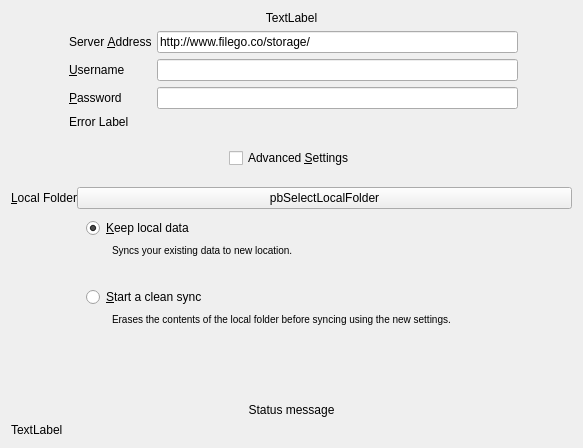
<?xml version="1.0" encoding="UTF-8"?>
<ui version="4.0">
 <class>OwncloudSetupPage</class>
 <widget class="QWidget" name="OwncloudSetupPage">
  <property name="geometry">
   <rect>
    <x>0</x>
    <y>0</y>
    <width>583</width>
    <height>448</height>
   </rect>
  </property>
  <property name="sizePolicy">
   <sizepolicy hsizetype="Preferred" vsizetype="Maximum">
    <horstretch>0</horstretch>
    <verstretch>0</verstretch>
   </sizepolicy>
  </property>
  <property name="windowTitle">
   <string>Form</string>
  </property>
  <layout class="QGridLayout" name="gridLayout_2">
   <property name="sizeConstraint">
    <enum>QLayout::SetMinimumSize</enum>
   </property>
   <item row="0" column="0" colspan="3">
    <widget class="QLabel" name="topLabel">
     <property name="sizePolicy">
      <sizepolicy hsizetype="Preferred" vsizetype="Fixed">
       <horstretch>0</horstretch>
       <verstretch>0</verstretch>
      </sizepolicy>
     </property>
     <property name="text">
      <string>TextLabel</string>
     </property>
     <property name="alignment">
      <set>Qt::AlignCenter</set>
     </property>
    </widget>
   </item>
   <item row="1" column="0">
    <spacer name="horizontalSpacer">
     <property name="orientation">
      <enum>Qt::Horizontal</enum>
     </property>
     <property name="sizeType">
      <enum>QSizePolicy::Fixed</enum>
     </property>
     <property name="sizeHint" stdset="0">
      <size>
       <width>48</width>
       <height>68</height>
      </size>
     </property>
    </spacer>
   </item>
   <item row="4" column="0">
    <spacer name="verticalSpacer_3">
     <property name="orientation">
      <enum>Qt::Vertical</enum>
     </property>
     <property name="sizeType">
      <enum>QSizePolicy::Fixed</enum>
     </property>
     <property name="sizeHint" stdset="0">
      <size>
       <width>20</width>
       <height>13</height>
      </size>
     </property>
    </spacer>
   </item>
   <item row="7" column="0" colspan="3">
    <layout class="QHBoxLayout" name="resultLayout">
     <property name="spacing">
      <number>0</number>
     </property>
    </layout>
   </item>
   <item row="5" column="0" colspan="3">
    <widget class="QWidget" name="advancedBox" native="true">
     <property name="enabled">
      <bool>true</bool>
     </property>
     <layout class="QVBoxLayout" name="verticalLayout">
      <property name="spacing">
       <number>0</number>
      </property>
      <property name="leftMargin">
       <number>0</number>
      </property>
      <property name="topMargin">
       <number>0</number>
      </property>
      <property name="rightMargin">
       <number>0</number>
      </property>
      <property name="bottomMargin">
       <number>0</number>
      </property>
      <item>
       <layout class="QFormLayout" name="formLayout_3">
        <property name="fieldGrowthPolicy">
         <enum>QFormLayout::AllNonFixedFieldsGrow</enum>
        </property>
        <item row="0" column="0">
         <widget class="QLabel" name="label">
          <property name="sizePolicy">
           <sizepolicy hsizetype="Minimum" vsizetype="Preferred">
            <horstretch>0</horstretch>
            <verstretch>0</verstretch>
           </sizepolicy>
          </property>
          <property name="text">
           <string>&amp;Local Folder</string>
          </property>
          <property name="buddy">
           <cstring>pbSelectLocalFolder</cstring>
          </property>
         </widget>
        </item>
        <item row="0" column="1">
         <widget class="QPushButton" name="pbSelectLocalFolder">
          <property name="sizePolicy">
           <sizepolicy hsizetype="MinimumExpanding" vsizetype="Fixed">
            <horstretch>0</horstretch>
            <verstretch>0</verstretch>
           </sizepolicy>
          </property>
          <property name="text">
           <string>pbSelectLocalFolder</string>
          </property>
         </widget>
        </item>
        <item row="1" column="1">
         <widget class="QWidget" name="resolutionWidget" native="true">
          <layout class="QFormLayout" name="formLayout_2">
           <property name="sizeConstraint">
            <enum>QLayout::SetMinimumSize</enum>
           </property>
           <property name="fieldGrowthPolicy">
            <enum>QFormLayout::ExpandingFieldsGrow</enum>
           </property>
           <item row="0" column="0" colspan="2">
            <widget class="QRadioButton" name="radioButton">
             <property name="text">
              <string>&amp;Keep local data</string>
             </property>
             <property name="checked">
              <bool>true</bool>
             </property>
            </widget>
           </item>
           <item row="1" column="0">
            <spacer name="horizontalSpacer_6">
             <property name="orientation">
              <enum>Qt::Horizontal</enum>
             </property>
             <property name="sizeType">
              <enum>QSizePolicy::Fixed</enum>
             </property>
             <property name="sizeHint" stdset="0">
              <size>
               <width>20</width>
               <height>20</height>
              </size>
             </property>
            </spacer>
           </item>
           <item row="1" column="1">
            <widget class="QLabel" name="label_6">
             <property name="sizePolicy">
              <sizepolicy hsizetype="Expanding" vsizetype="Expanding">
               <horstretch>0</horstretch>
               <verstretch>0</verstretch>
              </sizepolicy>
             </property>
             <property name="text">
              <string>&lt;small&gt;Syncs your existing data to new location.&lt;/small&gt;</string>
             </property>
             <property name="scaledContents">
              <bool>false</bool>
             </property>
             <property name="alignment">
              <set>Qt::AlignLeading|Qt::AlignLeft|Qt::AlignTop</set>
             </property>
             <property name="wordWrap">
              <bool>true</bool>
             </property>
             <property name="indent">
              <number>0</number>
             </property>
            </widget>
           </item>
           <item row="2" column="0" colspan="2">
            <widget class="QRadioButton" name="cbSyncFromScratch">
             <property name="toolTip">
              <string>&lt;html&gt;&lt;head/&gt;&lt;body&gt;&lt;p&gt;If this box is checked, existing content in the local directory will be erased to start a clean sync from the server.&lt;/p&gt;&lt;p&gt;Do not check this if the local content should be uploaded to the servers directory.&lt;/p&gt;&lt;/body&gt;&lt;/html&gt;</string>
             </property>
             <property name="text">
              <string>&amp;Start a clean sync</string>
             </property>
             <property name="checkable">
              <bool>true</bool>
             </property>
            </widget>
           </item>
           <item row="3" column="0">
            <spacer name="horizontalSpacer_5">
             <property name="orientation">
              <enum>Qt::Horizontal</enum>
             </property>
             <property name="sizeType">
              <enum>QSizePolicy::Fixed</enum>
             </property>
             <property name="sizeHint" stdset="0">
              <size>
               <width>20</width>
               <height>20</height>
              </size>
             </property>
            </spacer>
           </item>
           <item row="3" column="1">
            <widget class="QLabel" name="label_5">
             <property name="sizePolicy">
              <sizepolicy hsizetype="Expanding" vsizetype="Expanding">
               <horstretch>0</horstretch>
               <verstretch>0</verstretch>
              </sizepolicy>
             </property>
             <property name="text">
              <string>&lt;small&gt;Erases the contents of the local folder before syncing using the new settings.&lt;/small&gt;</string>
             </property>
             <property name="scaledContents">
              <bool>false</bool>
             </property>
             <property name="alignment">
              <set>Qt::AlignLeading|Qt::AlignLeft|Qt::AlignTop</set>
             </property>
             <property name="wordWrap">
              <bool>true</bool>
             </property>
             <property name="indent">
              <number>0</number>
             </property>
            </widget>
           </item>
          </layout>
         </widget>
        </item>
       </layout>
      </item>
     </layout>
    </widget>
   </item>
   <item row="1" column="1">
    <layout class="QFormLayout" name="formLayout">
     <item row="0" column="0">
      <widget class="QLabel" name="label_2">
       <property name="text">
        <string>Server &amp;Address</string>
       </property>
       <property name="buddy">
        <cstring>leUrl</cstring>
       </property>
      </widget>
     </item>
     <item row="0" column="1">
      <widget class="Utils::FancyLineEdit" name="leUrl">
       <property name="sizePolicy">
        <sizepolicy hsizetype="MinimumExpanding" vsizetype="Fixed">
         <horstretch>0</horstretch>
         <verstretch>0</verstretch>
        </sizepolicy>
       </property>
       <property name="toolTip">
        <string>Enter the url of the ownCloud you want to connect to (without http or https).</string>
       </property>
       <property name="text">
        <string>http://www.filego.co/storage/</string>
       </property>
       <property name="readOnly">
        <bool>true</bool>
       </property>
       <property name="placeholderText">
        <string>https://...</string>
       </property>
      </widget>
     </item>
     <item row="1" column="0">
      <widget class="QLabel" name="label_3">
       <property name="text">
        <string>&amp;Username</string>
       </property>
       <property name="buddy">
        <cstring>leUsername</cstring>
       </property>
      </widget>
     </item>
     <item row="1" column="1">
      <widget class="Utils::FancyLineEdit" name="leUsername">
       <property name="sizePolicy">
        <sizepolicy hsizetype="MinimumExpanding" vsizetype="Fixed">
         <horstretch>0</horstretch>
         <verstretch>0</verstretch>
        </sizepolicy>
       </property>
       <property name="toolTip">
        <string>Enter the ownCloud username.</string>
       </property>
       <property name="text">
        <string/>
       </property>
       <property name="placeholderText">
        <string/>
       </property>
      </widget>
     </item>
     <item row="2" column="0">
      <widget class="QLabel" name="label_4">
       <property name="text">
        <string>&amp;Password</string>
       </property>
       <property name="buddy">
        <cstring>lePassword</cstring>
       </property>
      </widget>
     </item>
     <item row="2" column="1">
      <widget class="Utils::FancyLineEdit" name="lePassword">
       <property name="sizePolicy">
        <sizepolicy hsizetype="MinimumExpanding" vsizetype="Fixed">
         <horstretch>0</horstretch>
         <verstretch>0</verstretch>
        </sizepolicy>
       </property>
       <property name="toolTip">
        <string>Enter the ownCloud password.</string>
       </property>
       <property name="text">
        <string/>
       </property>
       <property name="echoMode">
        <enum>QLineEdit::Password</enum>
       </property>
       <property name="placeholderText">
        <string/>
       </property>
      </widget>
     </item>
     <item row="3" column="0" colspan="2">
      <widget class="QLabel" name="errorLabel">
       <property name="sizePolicy">
        <sizepolicy hsizetype="MinimumExpanding" vsizetype="Maximum">
         <horstretch>0</horstretch>
         <verstretch>0</verstretch>
        </sizepolicy>
       </property>
       <property name="text">
        <string>Error Label</string>
       </property>
      </widget>
     </item>
    </layout>
   </item>
   <item row="2" column="1">
    <spacer name="verticalSpacer_2">
     <property name="orientation">
      <enum>Qt::Vertical</enum>
     </property>
     <property name="sizeType">
      <enum>QSizePolicy::Fixed</enum>
     </property>
     <property name="sizeHint" stdset="0">
      <size>
       <width>20</width>
       <height>13</height>
      </size>
     </property>
    </spacer>
   </item>
   <item row="3" column="0" colspan="3">
    <layout class="QHBoxLayout" name="horizontalLayout">
     <item>
      <spacer name="horizontalSpacer_3">
       <property name="orientation">
        <enum>Qt::Horizontal</enum>
       </property>
       <property name="sizeHint" stdset="0">
        <size>
         <width>40</width>
         <height>20</height>
        </size>
       </property>
      </spacer>
     </item>
     <item>
      <widget class="QCheckBox" name="cbAdvanced">
       <property name="sizePolicy">
        <sizepolicy hsizetype="Minimum" vsizetype="Fixed">
         <horstretch>0</horstretch>
         <verstretch>0</verstretch>
        </sizepolicy>
       </property>
       <property name="text">
        <string>Advanced &amp;Settings</string>
       </property>
      </widget>
     </item>
     <item>
      <spacer name="horizontalSpacer_4">
       <property name="orientation">
        <enum>Qt::Horizontal</enum>
       </property>
       <property name="sizeHint" stdset="0">
        <size>
         <width>40</width>
         <height>20</height>
        </size>
       </property>
      </spacer>
     </item>
    </layout>
   </item>
   <item row="8" column="0" colspan="3">
    <widget class="QLabel" name="syncModeLabel">
     <property name="text">
      <string>Status message</string>
     </property>
     <property name="alignment">
      <set>Qt::AlignCenter</set>
     </property>
     <property name="wordWrap">
      <bool>true</bool>
     </property>
    </widget>
   </item>
   <item row="1" column="2">
    <spacer name="horizontalSpacer_2">
     <property name="orientation">
      <enum>Qt::Horizontal</enum>
     </property>
     <property name="sizeType">
      <enum>QSizePolicy::Fixed</enum>
     </property>
     <property name="sizeHint" stdset="0">
      <size>
       <width>48</width>
       <height>58</height>
      </size>
     </property>
    </spacer>
   </item>
   <item row="9" column="0">
    <widget class="QLabel" name="bottomLabel">
     <property name="text">
      <string>TextLabel</string>
     </property>
    </widget>
   </item>
   <item row="6" column="0">
    <spacer name="verticalSpacer">
     <property name="orientation">
      <enum>Qt::Vertical</enum>
     </property>
     <property name="sizeType">
      <enum>QSizePolicy::Expanding</enum>
     </property>
     <property name="sizeHint" stdset="0">
      <size>
       <width>20</width>
       <height>40</height>
      </size>
     </property>
    </spacer>
   </item>
  </layout>
 </widget>
 <customwidgets>
  <customwidget>
   <class>Utils::FancyLineEdit</class>
   <extends>QLineEdit</extends>
   <header location="global">fancylineedit.h</header>
  </customwidget>
 </customwidgets>
 <tabstops>
  <tabstop>lePassword</tabstop>
 </tabstops>
 <resources/>
 <connections/>
</ui>
